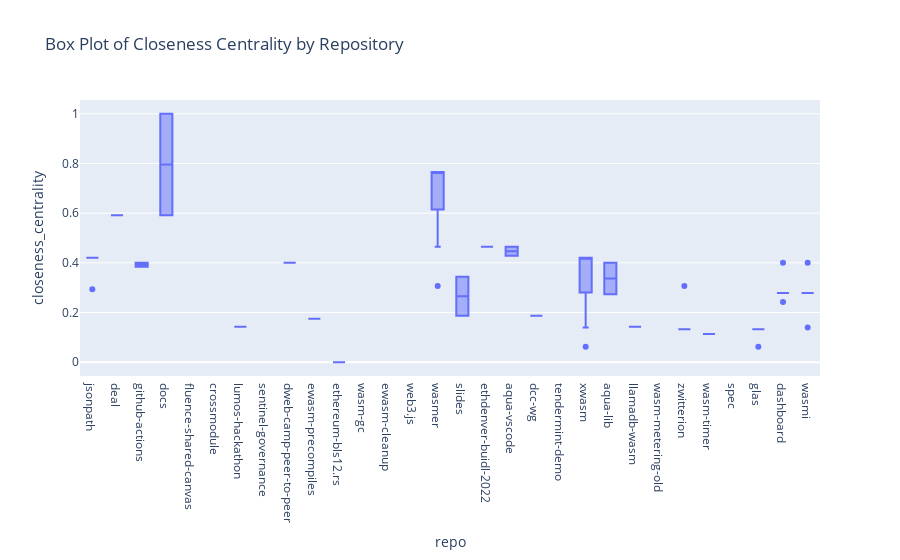

Notebook code cell kept with this figure:
### Code cell
fig = px.box(yearly_repo_scores, x='repo', y='closeness_centrality', title='Box Plot of Closeness Centrality by Repository')
fig.show("")
fig.show("png")

### Figure 1 — Plotly figure (JSON) as saved in the notebook; plotly's stock layout.template omitted (floating-point values rounded to 4 significant figures; data arrays with more than 128 entries replaced by an {"elided": "..."} marker saying what was removed)
{"data": [{"alignmentgroup": "True", "hovertemplate": "repo=%{x}<br>closeness_centrality=%{y}<extra></extra>", "legendgroup": "", "marker": {"color": "#636efa"}, "name": "", "notched": false, "offsetgroup": "", "orientation": "v", "showlegend": false, "type": "box", "x": {"elided": "300 str values"}, "x0": " ", "xaxis": "x", "y": {"elided": "300 float values"}, "y0": " ", "yaxis": "y"}], "layout": {"autosize": true, "boxmode": "group", "legend": {"tracegroupgap": 0}, "title": {"text": "Box Plot of Closeness Centrality by Repository"}, "xaxis": {"anchor": "y", "autorange": true, "domain": [0, 1], "range": [-0.5, 29.5], "title": {"text": "repo"}, "type": "category"}, "yaxis": {"anchor": "x", "autorange": true, "domain": [0, 1], "range": [-0.05556, 1.056], "title": {"text": "closeness_centrality"}, "type": "linear"}}}
